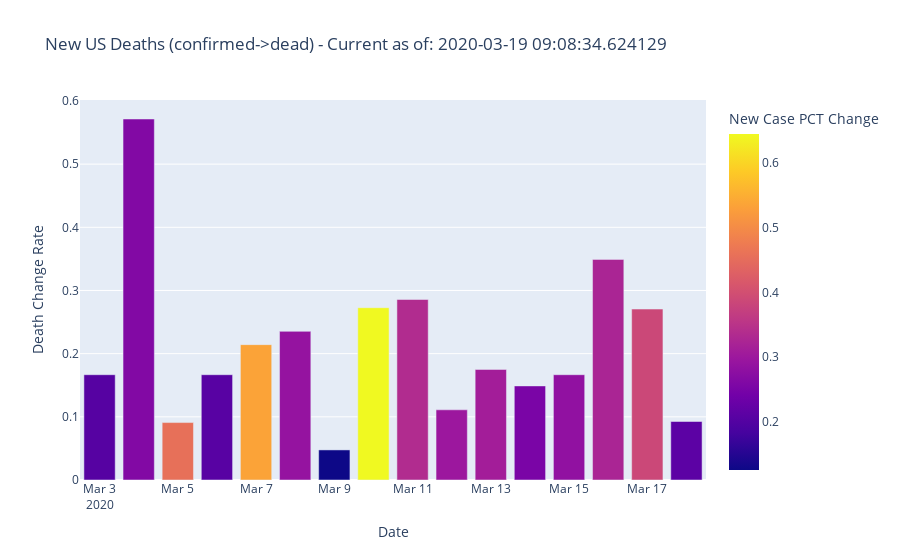

Notebook cell for this chart:
### Code cell
us_chart = px.bar(us_totals[us_totals['Date'] >= '2020-03-03'], 
    x="Date", y="Death Change Rate", color="New Case PCT Change", 
    title="New US Deaths (confirmed->dead) - Current as of: "+str(NOW), 
    )
us_chart.show()

### Figure 1 — Plotly figure (JSON) as saved in the notebook; plotly's stock layout.template omitted (floating-point values rounded to 4 significant figures)
{"data": [{"alignmentgroup": "True", "hoverlabel": {"namelength": 0}, "hovertemplate": "Date=%{x}<br>Death Change Rate=%{y}<br>New Case PCT Change=%{marker.color}", "legendgroup": "", "marker": {"color": [0.2041, 0.2627, 0.4564, 0.2074, 0.5344, 0.2886, 0.1255, 0.6449, 0.3358, 0.2982, 0.3103, 0.2515, 0.2831, 0.3238, 0.3862, 0.2121], "coloraxis": "coloraxis"}, "name": "", "offsetgroup": "", "orientation": "v", "showlegend": false, "textposition": "auto", "type": "bar", "x": ["2020-03-03T00:00:00", "2020-03-04T00:00:00", "2020-03-05T00:00:00", "2020-03-06T00:00:00", "2020-03-07T00:00:00", "2020-03-08T00:00:00", "2020-03-09T00:00:00", "2020-03-10T00:00:00", "2020-03-11T00:00:00", "2020-03-12T00:00:00", "2020-03-13T00:00:00", "2020-03-14T00:00:00", "2020-03-15T00:00:00", "2020-03-16T00:00:00", "2020-03-17T00:00:00", "2020-03-18T00:00:00"], "xaxis": "x", "y": [0.1667, 0.5714, 0.09091, 0.1667, 0.2143, 0.2353, 0.04762, 0.2727, 0.2857, 0.1111, 0.175, 0.1489, 0.1667, 0.3492, 0.2706, 0.09259], "yaxis": "y"}], "layout": {"autosize": true, "barmode": "relative", "coloraxis": {"colorbar": {"title": {"text": "New Case PCT Change"}}, "colorscale": [[0, "#0d0887"], [0.1111, "#46039f"], [0.2222, "#7201a8"], [0.3333, "#9c179e"], [0.4444, "#bd3786"], [0.5556, "#d8576b"], [0.6667, "#ed7953"], [0.7778, "#fb9f3a"], [0.8889, "#fdca26"], [1, "#f0f921"]]}, "legend": {"tracegroupgap": 0}, "title": {"text": "New US Deaths (confirmed->dead) - Current as of: 2020-03-19 09:08:34.624129"}, "xaxis": {"anchor": "y", "autorange": true, "domain": [0, 1], "range": ["2020-03-02 12:00", "2020-03-18 12:00"], "title": {"text": "Date"}, "type": "date"}, "yaxis": {"anchor": "x", "autorange": true, "domain": [0, 1], "range": [0, 0.6015], "title": {"text": "Death Change Rate"}, "type": "linear"}}}
